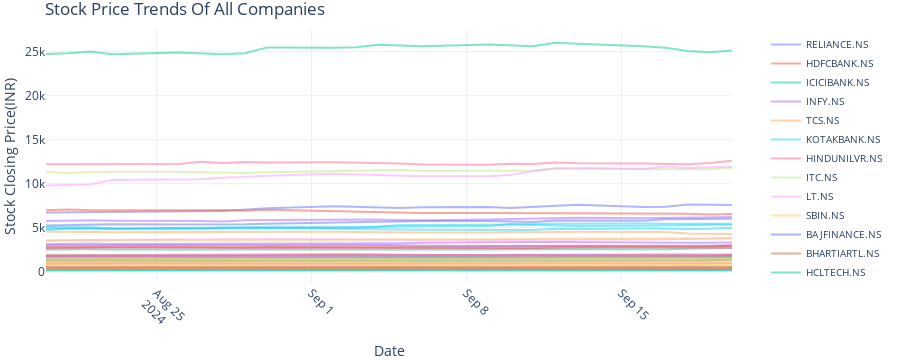

The cell this chart's notebook holds for it:
### Code cell
import plotly.express as px
import plotly.graph_objs as go

fig=go.Figure()

for company in data.columns[1:]:
  fig.add_trace(go.Scatter(x=data["Date"],y=data[company],
                           mode='lines',
                           name=company,
                           opacity=0.5))

fig.update_layout(
    title="Stock Price Trends Of All Companies",
    xaxis_title="Date",
    yaxis_title="Stock Closing Price(INR)",
    xaxis=dict(tickangle=45),
    legend=dict(
        x=1.05,
        y=1,
        traceorder="normal",
        font=dict(size=10),
        orientation="v"
    ),
    margin=dict(l=0,r=0,t=30,b=0),
    hovermode="x",
    template='plotly_white'
)
fig.show()
